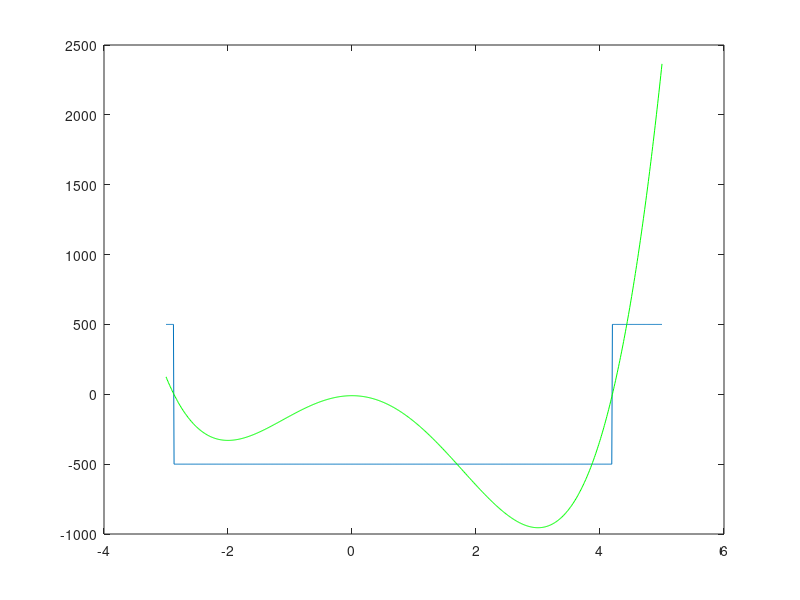

Write MATLAB code to recreate this figure.
clear all;clc;
x=-3:0.01:5;
f=@(t) 15*t.^4-20*t.^3-180*t.^2-10;
F=f(x);
G=sign(F)*500;
plot(x,G)
hold on
plot(x,F,'g')